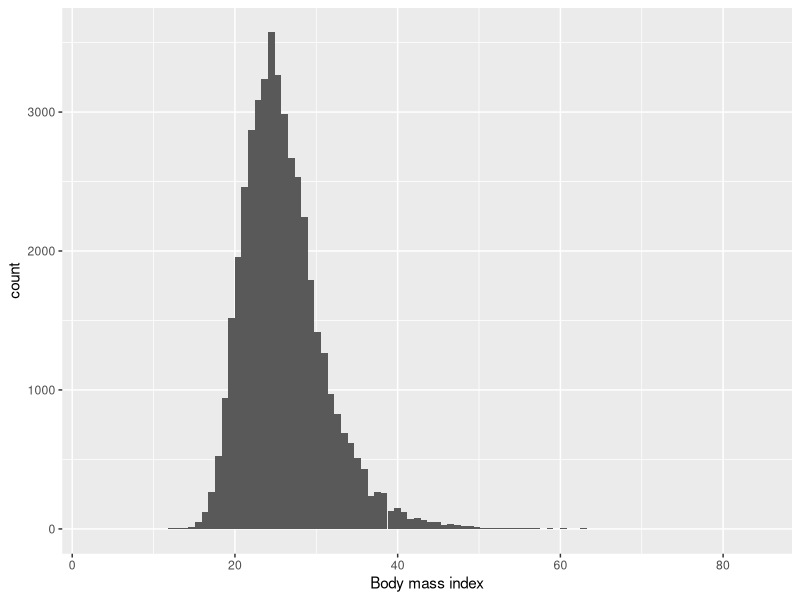
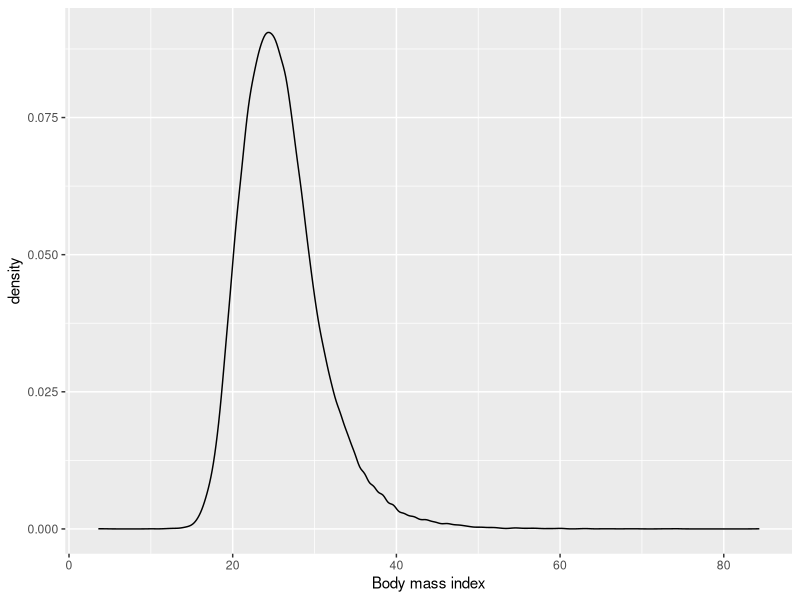
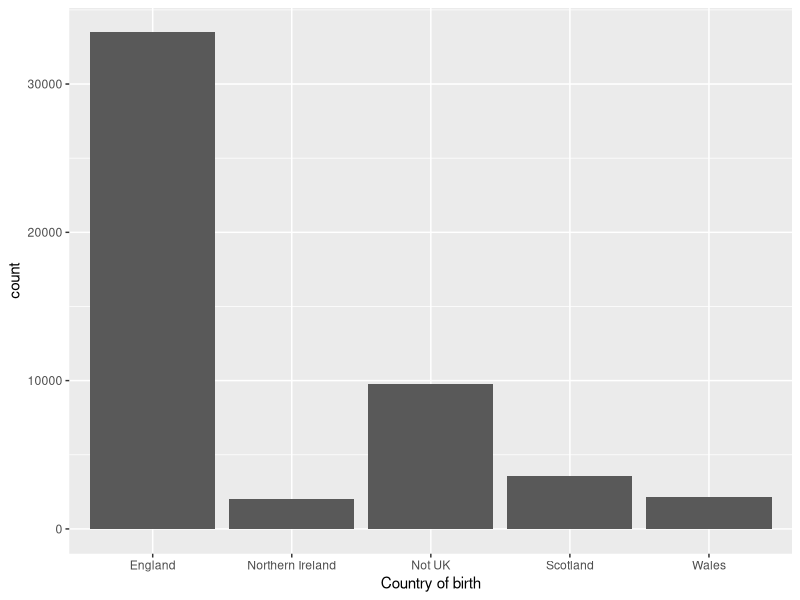
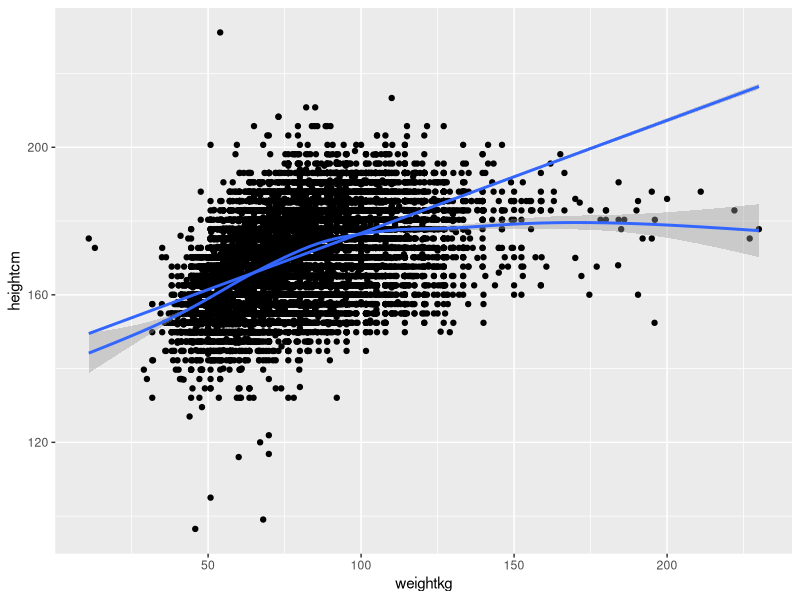
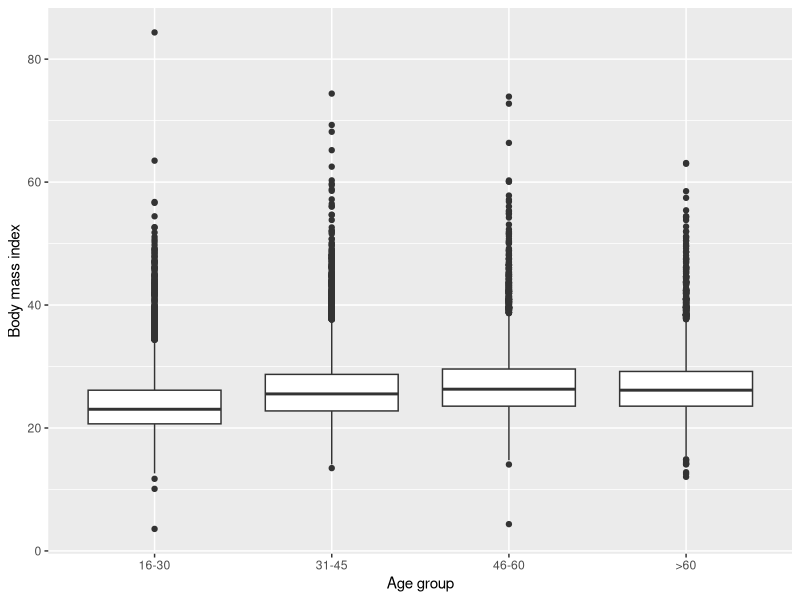
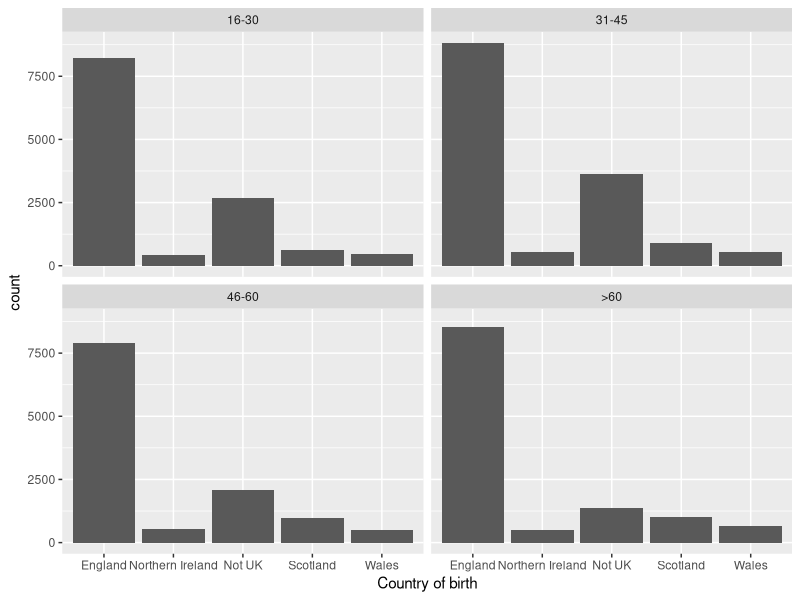
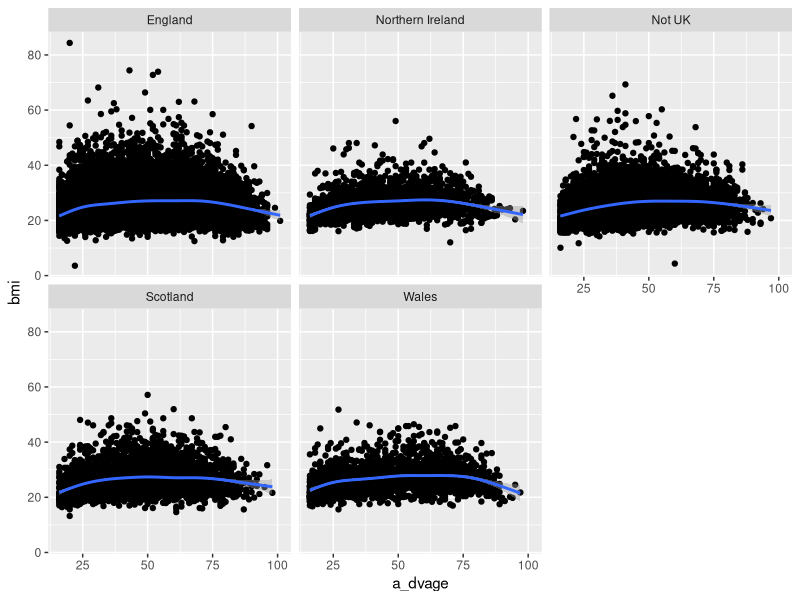

Here is the R script that generated these plots, in order:
## ---- chunk 1
library(tidyverse)
library(data.table)
W1 <- fread("exData/W1.csv")
W1 <- W1 %>%
  mutate(heightcm = ifelse(a_hlht == 1 & a_hlhtf > 0, 
                           a_hlhtf*30.48 + a_hlhti*2.54,
                           ifelse(a_hlht == 2 & a_hlhtc > 0, 
                                  a_hlhtc, NA))) %>%
  mutate(weightkg = ifelse(a_hlwt == 1 & a_hlwts > 0, 
                           a_hlwts*6.35 + a_hlwtp*0.45,
                           ifelse(a_hlwt == 2 & a_hlwtk > 0, 
                                  a_hlwtk, NA))) %>%
  mutate(bmi = weightkg / (heightcm / 100)^2)
head(W1, 3)
## ---- chunk 2
ggplot(W1, aes(x=bmi)) +
  geom_histogram(bins = 100) +
  xlab("Body mass index")
## ---- chunk 3
ggplot(W1, aes(x=bmi)) +
  geom_density() +
  xlab("Body mass index")
## ---- chunk 4
table(W1$a_ukborn)
W1 <- W1 %>%
  mutate(a_ukborn = ifelse(a_ukborn > 0, a_ukborn, NA)) %>%
  mutate(cbirth = recode(a_ukborn, "1" = "England", 
                         "2" = "Scotland",
                         "3" = "Wales",
                         "4" = "Northern Ireland",
                         "5" = "Not UK")) 
  
table(W1$cbirth)
W1 %>% 
  filter(!is.na(cbirth)) %>%
  ggplot(aes(x=cbirth)) +
  geom_bar() +
  xlab("Country of birth")

table(W1$cbirth, useNA = "always")
## ---- chunk 5
ggplot(W1, aes(x = weightkg, y= heightcm)) +
  geom_point() +
  geom_smooth() +
  stat_smooth(method=lm)
## ---- chunk 6
# Coding a categorical variable for age groups

table(W1$a_dvage, useNA = "always")

W1 <- W1 %>%
        mutate(agegr = ifelse(a_dvage < 31, "16-30",
                              ifelse(a_dvage > 30 & a_dvage < 46, "31-45",
                                ifelse(a_dvage > 45 & a_dvage < 61, "46-60",
                                       ">60")))) %>%
        mutate(agegr = factor(agegr, c("16-30", "31-45", "46-60", ">60")))

ggplot(W1, aes(x = agegr, y= bmi)) +
  geom_boxplot() +
  xlab("Age group") +
  ylab("Body mass index")
## ---- chunk 7
W1 %>% 
  filter(!is.na(cbirth)) %>%
  ggplot(aes(x=cbirth)) +
  geom_bar() +
  xlab("Country of birth") +
  facet_wrap(~ agegr)
## ---- chunk 8
W1 %>%
        filter(!is.na(cbirth)) %>%
        ggplot(aes(x = a_dvage, y= bmi)) +
                geom_point() +
                geom_smooth() +
                facet_wrap(~ cbirth)
